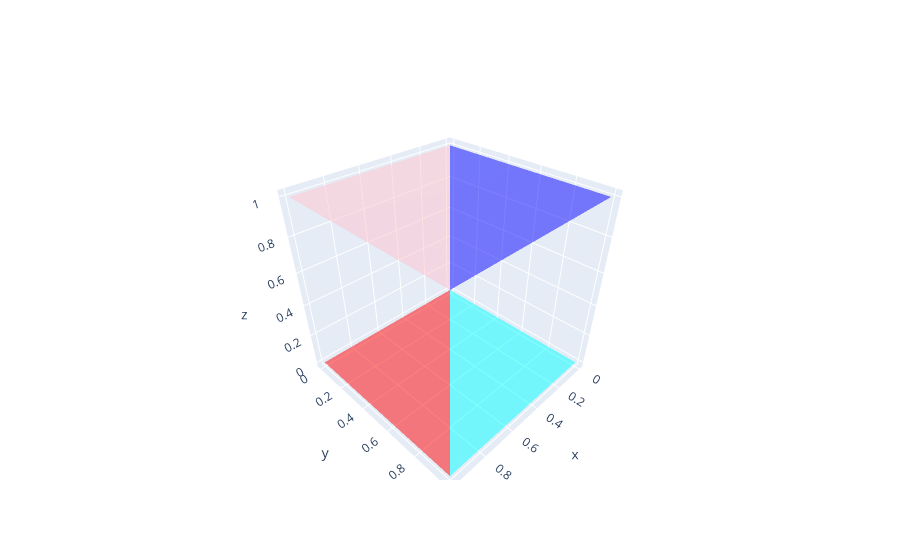

The notebook cell saved with this chart:
### Code cell
fig = go.Figure()

def draw_triangle(p1, p2, p3, color):
    # Define las coordenadas de los vértices del triángulo
    x = [p1[0], p2[0], p3[0]]
    y = [p1[1], p2[1], p3[1]]
    z = [p1[2], p2[2], p3[2]]

    # Dibuja el triángulo como un objeto go.Mesh3d
    fig.add_trace(go.Mesh3d(x=x, y=y, z=z, opacity=0.5, color=color))

def draw_tethra(p0, p1, p2, p3, color):
    draw_triangle(p0, p1, p2, color)
    draw_triangle(p3, p1, p0, color)
    draw_triangle(p0, p2, p3, color)
    draw_triangle(p1, p2, p3, color)

def draw_s(p1, p2, p3, p4, color):
        # Define las coordenadas de los vértices del triángulo
        x = [p1[0], p2[0], p3[0], p4[0]]
        y = [p1[1], p2[1], p3[1], p4[1]]
        z = [p1[2], p2[2], p3[2], p4[2]]

        # Dibuja el triángulo como un objeto go.Mesh3d
        fig.add_trace(go.Mesh3d(x=x, y=y, z=z, opacity=0.5, color=color))
p = [[1,0,0], [0,0,0], [0,1,0], [1,1,0], [1,0,1], [0,0,1], [0,1,1], [1,1,1]]

cube = [[0,1,3,7],[1,2,3,7],[7,6,2,1],[7,5,6,1],[5,7,4,1],[4,7,0,1]]

color = np.array([0,0,255])
colores = ['red', 'cyan', 'green', 'blue', 'pink', 'black']
i=0
for tetra in cube:
    #color = color + [40, 40, 0] 
    #colores = 'rgb('+str(color[0])+','+str(color[1])+','+str(color[2])+')'
    draw_tethra(p[tetra[0]], p[tetra[1]], p[tetra[2]], p[tetra[3]], colores[i])
    i=(i+1)%6


#fig.update_layout(scene=dict(xa.xis_range=[-1, 2], yaxis_range=[-1, 2], zaxis_range=[-1, 2]))

fig.show()

### Figure 1 — Plotly figure (JSON) as saved in the notebook; plotly's stock layout.template omitted (floating-point values rounded to 4 significant figures)
{"data": [{"color": "red", "opacity": 0.5, "type": "mesh3d", "x": [1, 0, 1], "y": [0, 0, 1], "z": [0, 0, 0]}, {"color": "red", "opacity": 0.5, "type": "mesh3d", "x": [1, 0, 1], "y": [1, 0, 0], "z": [1, 0, 0]}, {"color": "red", "opacity": 0.5, "type": "mesh3d", "x": [1, 1, 1], "y": [0, 1, 1], "z": [0, 0, 1]}, {"color": "red", "opacity": 0.5, "type": "mesh3d", "x": [0, 1, 1], "y": [0, 1, 1], "z": [0, 0, 1]}, {"color": "cyan", "opacity": 0.5, "type": "mesh3d", "x": [0, 0, 1], "y": [0, 1, 1], "z": [0, 0, 0]}, {"color": "cyan", "opacity": 0.5, "type": "mesh3d", "x": [1, 0, 0], "y": [1, 1, 0], "z": [1, 0, 0]}, {"color": "cyan", "opacity": 0.5, "type": "mesh3d", "x": [0, 1, 1], "y": [0, 1, 1], "z": [0, 0, 1]}, {"color": "cyan", "opacity": 0.5, "type": "mesh3d", "x": [0, 1, 1], "y": [1, 1, 1], "z": [0, 0, 1]}, {"color": "green", "opacity": 0.5, "type": "mesh3d", "x": [1, 0, 0], "y": [1, 1, 1], "z": [1, 1, 0]}, {"color": "green", "opacity": 0.5, "type": "mesh3d", "x": [0, 0, 1], "y": [0, 1, 1], "z": [0, 1, 1]}, {"color": "green", "opacity": 0.5, "type": "mesh3d", "x": [1, 0, 0], "y": [1, 1, 0], "z": [1, 0, 0]}, {"color": "green", "opacity": 0.5, "type": "mesh3d", "x": [0, 0, 0], "y": [1, 1, 0], "z": [1, 0, 0]}, {"color": "blue", "opacity": 0.5, "type": "mesh3d", "x": [1, 0, 0], "y": [1, 0, 1], "z": [1, 1, 1]}, {"color": "blue", "opacity": 0.5, "type": "mesh3d", "x": [0, 0, 1], "y": [0, 0, 1], "z": [0, 1, 1]}, {"color": "blue", "opacity": 0.5, "type": "mesh3d", "x": [1, 0, 0], "y": [1, 1, 0], "z": [1, 1, 0]}, {"color": "blue", "opacity": 0.5, "type": "mesh3d", "x": [0, 0, 0], "y": [0, 1, 0], "z": [1, 1, 0]}, {"color": "pink", "opacity": 0.5, "type": "mesh3d", "x": [0, 1, 1], "y": [0, 1, 0], "z": [1, 1, 1]}, {"color": "pink", "opacity": 0.5, "type": "mesh3d", "x": [0, 1, 0], "y": [0, 1, 0], "z": [0, 1, 1]}, {"color": "pink", "opacity": 0.5, "type": "mesh3d", "x": [0, 1, 0], "y": [0, 0, 0], "z": [1, 1, 0]}, {"color": "pink", "opacity": 0.5, "type": "mesh3d", "x": [1, 1, 0], "y": [1, 0, 0], "z": [1, 1, 0]}, {"color": "black", "opacity": 0.5, "type": "mesh3d", "x": [1, 1, 1], "y": [0, 1, 0], "z": [1, 1, 0]}, {"color": "black", "opacity": 0.5, "type": "mesh3d", "x": [0, 1, 1], "y": [0, 1, 0], "z": [0, 1, 1]}, {"color": "black", "opacity": 0.5, "type": "mesh3d", "x": [1, 1, 0], "y": [0, 0, 0], "z": [1, 0, 0]}, {"color": "black", "opacity": 0.5, "type": "mesh3d", "x": [1, 1, 0], "y": [1, 0, 0], "z": [1, 0, 0]}], "layout": {}}
